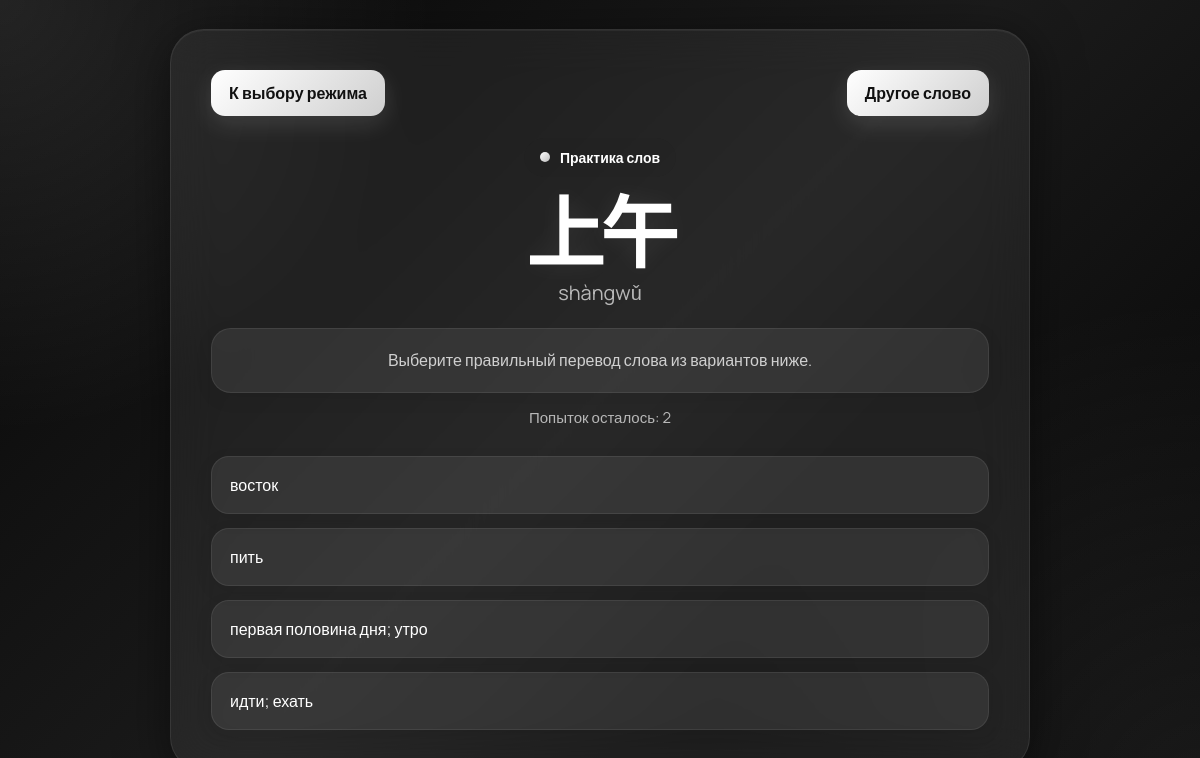
Screenshot of /practice/words (signed in) with the database file from the repository.
### models.py (models this page shows, shortened)
class ChineseWord(database.Model):
    id = database.Column(database.Integer, primary_key=True)
    chinese_text = database.Column(database.String(100), nullable=False)
    pinyin = database.Column(database.String(100))
    translation = database.Column(database.String(100), nullable=False)
    example_sentence = database.Column(database.Text)
    example_translation = database.Column(database.Text)
    difficulty = database.Column(database.Integer, default=1)
    category = database.Column(database.String(50))

### app.py (the view, shortened to what this page needs)
@app.route("/practice/words", methods=["GET", "POST"])
@login_required
def practice_words():
    words_list = ChineseWord.query.all()
    if not words_list:
        return render_template("practice.html", message="Добавьте слова", message_type="warning")
    def init_word():
        word = random.choice(words_list)
        correct_answer = word.translation
        wrong_answers = list(dict.fromkeys(
            item.translation for item in words_list if item.translation != correct_answer
        ))
        random.shuffle(wrong_answers)
        options = [correct_answer] + wrong_answers[:3]
        random.shuffle(options)
        session["practice_word_id"] = word.id
        session["practice_word_attempts"] = 2
        session["practice_word_finished"] = False
        session["practice_word_options"] = options
        session.pop("practice_word_last_answer", None)
        session.pop("practice_word_message", None)
        session.pop("practice_word_message_type", None)
        return word, options
    if request.args.get("new") == "1" or "practice_word_id" not in session:
        word, options = init_word()
    message = session.pop("practice_word_message", None)
    message_type = session.pop("practice_word_message_type", None)
    last_answer = session.get("practice_word_last_answer")
    attempts_left = int(session.get("practice_word_attempts", 2))
    finished = bool(session.get("practice_word_finished"))
    return render_template(
        "practice_words.html",
        word=word,
        options=options,
        message=message,
        message_type=message_type,
        last_answer=last_answer,
        attempts_left=attempts_left,
        finished=finished
    )

### app.py (called while the page is built)
@login_manager.user_loader
def load_user(user_id):
    return database.session.get(User, int(user_id))

### templates/practice_words.html (shortened to what this page needs)
<!DOCTYPE html>
<html lang="ru">
<head>
</head>
<body>
<div class="card">
    <div class="top-links">
        <a class="link" href="{{ url_for('practice') }}">К выбору режима</a>
        <a class="link" href="{{ url_for('practice_words', new=1) }}">Другое слово</a>
    </div>
    <div class="badge">
        <span class="badge-dot"></span>
        Практика слов
    </div>
    <h1>{{ word.chinese_text }}</h1>
    <p>{{ word.pinyin }}</p>
    <div class="hint">Выберите правильный перевод слова из вариантов ниже.</div>
    <div class="attempts">Попыток осталось: {{ attempts_left }}</div>
    <form class="answers" method="post" action="{{ url_for('practice_words') }}">
        {% for option in options %}
        <button
            type="submit"
            name="answer"
            value="{{ option }}"
            class="answer-btn
                {% if last_answer == option and option != word.translation %}wrong{% endif %}"
        >
            {{ option }}
        </button>
        {% endfor %}
    </form>
</div>
</body>
</html>

### templates/practice_words.html (style rules this page uses)
* { margin:0; padding:0; box-sizing:border-box; }
body { font-family:'Manrope',sans-serif; min-height:100vh; display:flex; justify-content:center; align-items:center; padding:28px; background: radial-gradient(circle at top left, rgba(255,255,255,0.12), transparent 30%), radial-gradient(circle at bottom right, rgba(255,255,255,0.08), transparent 35%), linear-gradient(135deg,#050505 0%,#111111 25%,#1b1b1b 50%,#0f0f0f 75%,#050505 100%); color:#fff; }
.card { width:min(860px,100%); padding:40px; border-radius:34px; background:rgba(255,255,255,0.06); backdrop-filter:blur(24px); border:1px solid rgba(255,255,255,0.08); box-shadow: 0 10px 50px rgba(0,0,0,0.5), inset 0 1px 0 rgba(255,255,255,0.05); text-align:center; }
.top-links { display:flex; justify-content:space-between; gap:12px; margin-bottom:22px; flex-wrap:wrap; }
.link { text-decoration:none; padding:12px 18px; border-radius:14px; background:linear-gradient(135deg,#ffffff,#cfcfcf); color:#111111; font-weight:700; transition:0.25s; box-shadow:0 8px 24px rgba(255,255,255,0.12); display:inline-block; }
.badge { display:inline-flex; align-items:center; gap:10px; padding:10px 16px; border-radius:999px; background:rgba(17,17,17,0.06); color:#ffffff; font-size:14px; font-weight:700; margin-bottom:16px; }
.badge-dot { width:10px; height:10px; border-radius:50%; background:linear-gradient(135deg,#ffffff,#bdbdbd); }
h1 { font-size:clamp(46px,7vw,78px); line-height:1; color:#ffffff; margin-bottom:8px; letter-spacing:-0.05em; text-shadow:0 0 25px rgba(255,255,255,0.08); }
p { color:#b8b8b8; margin-top:8px; font-size:20px; }
.hint { margin-top:22px; color:#d0d0d0; line-height:1.7; background:rgba(255,255,255,0.08); padding:18px; border-radius:20px; box-shadow:0 6px 18px rgba(0,0,0,0.08); border:1px solid rgba(255,255,255,0.08); }
.answers { display:grid; grid-template-columns:1fr; gap:14px; margin-top:28px; }
.answer-btn { border:none; padding:16px 18px; border-radius:18px; background:rgba(255,255,255,0.08); cursor:pointer; font-size:16px; font-family:'Manrope',sans-serif; transition:0.22s; color:#ffffff; box-shadow:0 6px 18px rgba(0,0,0,0.08); text-align:left; line-height:1.5; border:1px solid rgba(255,255,255,0.08); width:100%; }
.attempts { margin-top:14px; color:#b8b8b8; font-size:15px; }

### rows the page displays
ChineseWord: chinese_text "上午", pinyin "shàngwǔ", translation "первая половина дня; утро"
ChineseWord: translation "восток"
ChineseWord: translation "пить"
ChineseWord: translation "идти; ехать"

### other values shown
{{ attempts_left }} "2"
